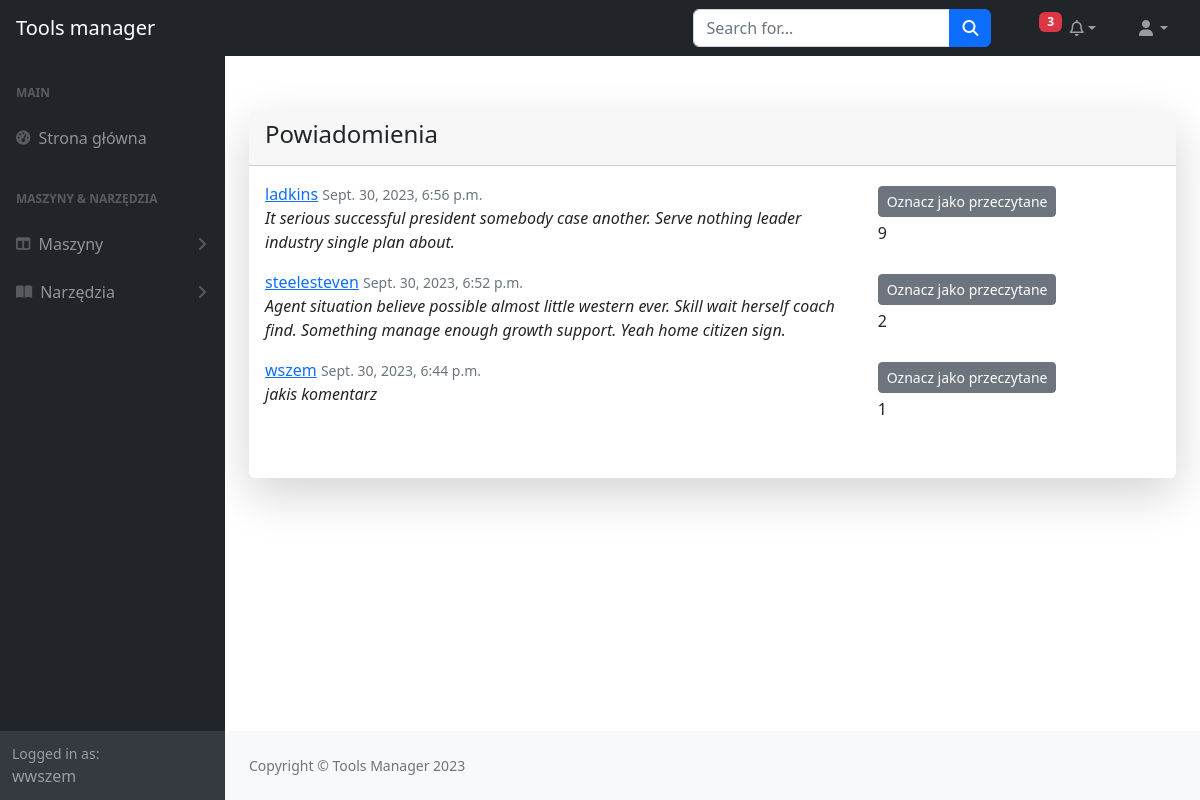
The page /unread-notifications/ (signed in) on the database as committed earlier.
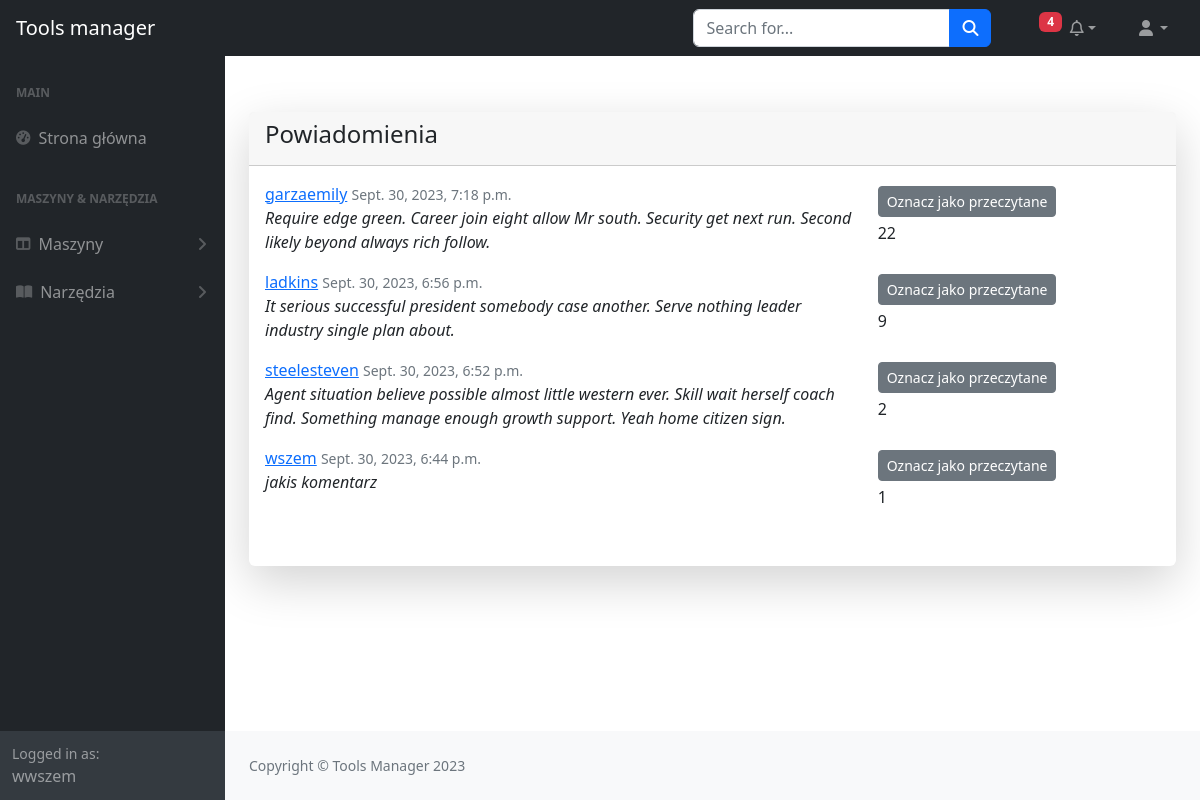
The same page on the database as committed later.
### notifications/models.py (models this page shows)
class UserNotification(models.Model):
    user = models.ForeignKey(User, on_delete=models.CASCADE)
    notification = models.ForeignKey(Notification, on_delete=models.CASCADE)
    is_read = models.BooleanField(default=False)

class Notification(models.Model):
    user = models.ForeignKey(User, on_delete=models.CASCADE)
    user_comment = models.ForeignKey(UserComment, on_delete=models.CASCADE)
    message = models.TextField(default='New comment!')
    is_read = models.BooleanField(default=False)
    created_at = models.DateTimeField(auto_now_add=True)

### tools_assembly/models.py (models this page shows)
class UserComment(models.Model):
    content = models.TextField()
    date_posted = models.DateTimeField(default=timezone.now)
    author = models.ForeignKey(User, on_delete=models.SET_DEFAULT, default=None)
    toolassembly = models.ForeignKey(ToolAssembly, on_delete=models.CASCADE, related_name='comments')

### notifications/views.py (the view)
# urls.py: path('unread-notifications/', UnreadNotificationListView.as_view(), name='unread-notifications'),
class UnreadNotificationListView(TemplateView):
    template_name = 'notifications/unread_notification.html'
    context_object_name = 'user_notifications'
    paginate_by = 5

### machines/context_processors.py (called while the page is built)
def all_machines(request):
    return {'machines': Machine.objects.all()}

def user_notifications(request):
    if not request.user.is_anonymous:
        user = request.user
        return {'user_notifications': UserNotification.objects.filter(user=user, is_read=False).select_related(
                'notification__user_comment').order_by('-notification__created_at')}
    return {'user_notifications': []}

### notifications/templates/notifications/unread_notification.html (shortened to what this page needs)
{% extends 'machines/index.html' %}
{% block content %}
<div class="row justify-content-center">
    <div class="col-lg">
        <div class="card shadow-lg border-0 rounded-lg mt-5">
            <div class="card-header">
                <h4 class="text">Powiadomienia</h4>
            </div>
            <div class="content-section">
                <div class="card-body">
                    <div class="row mb-3">
                        {% for user_notification in user_notifications %}
                            <article class="media content-section">
                                <div class="media-body">
                                    <div class="row">
                                        <div class="col-md-8">
                                            <div class="article-metadata">
                                                <a class="mr-2" href="/profile/">{{ user_notification.notification.user }}</a>
                                                <small class="text-muted">{{ user_notification.notification.created_at }}</small>
                                            </div>
                                            <p class="article-content"><i>{{ user_notification.notification.user_comment.content }}</i></p>
                                        </div>
                                        <div class="col-md-4 text-md-right">
                                            <form method="post" action="{% url 'mark-as-read' user_notification.pk %}">
                                                <button type="submit" class="btn btn-secondary btn-sm mt-1 mb-1">Oznacz jako przeczytane</button>
                                            </form>
                                            {{ user_notification.id }}
                                        </div>
                                    </div>
                                </div>
                            </article>
                        {% endfor %}
                    </div>
                </div>
            </div>
        </div>
    </div>
</div>
{% endblock %}

### machines/templates/machines/index.html (shortened to what the changed rows need)
{% load static %}
<!DOCTYPE html>
<html lang="en">
    <head>
        <link href="https://cdn.jsdelivr.net/npm/simple-datatables@7.1.2/dist/style.min.css" rel="stylesheet" />
        <link href="{% static 'css/styles.css' %}" rel="stylesheet" />
    </head>
    <body class="sb-nav-fixed">
        <nav class="sb-topnav navbar navbar-expand navbar-dark bg-dark">
            <ul class="navbar-nav ms-auto ms-md-0 me-3 me-lg-4">
                <ul>
                    {% if user_notifications.count > 0 %}
                        <span class="badge bg-danger">{{ user_notifications.count }}</span>
                    {% else %}
                        <span class="badge bg-danger">0</span>
                    {% endif %}
                </ul>
            </ul>
        </nav>
        <div id="layoutSidenav">
            <div id="layoutSidenav_content">
            <main>
                <div class="container-fluid px-4">
                    {% block content %}{% endblock %}
                </div>
            </main>
            </div>
        </div>
    </body>
</html>

Rows that differ between the two databases and show on the page:
added UserNotification: notification.user "garzaemily", notification.created_at "Sept. 30, 2023, 7:18 p.m.", notification.user_comment.content "Require edge green. Career join eight allow Mr south. Security get next run. Second likely beyond always rich follow.", id "22"
Other text that changed with them:
{{ user_notifications.count }}: "3" → "4"
